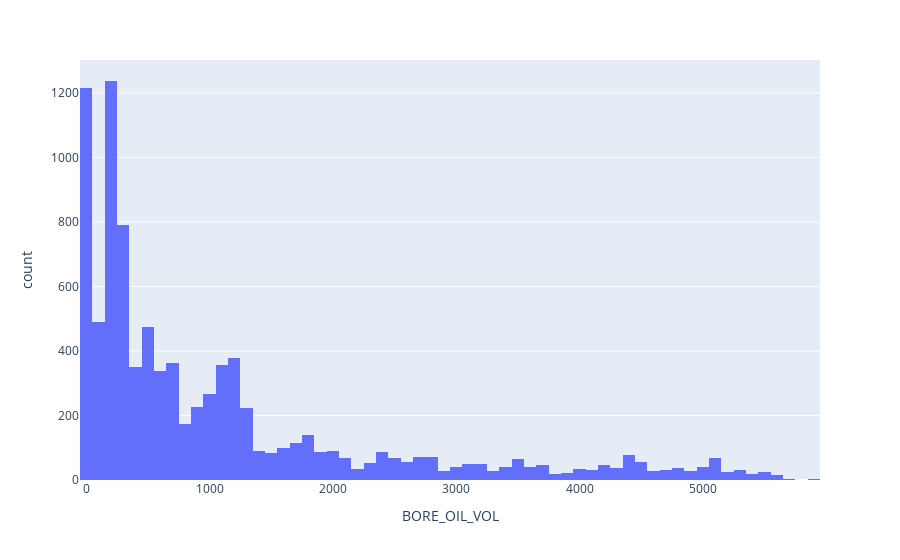
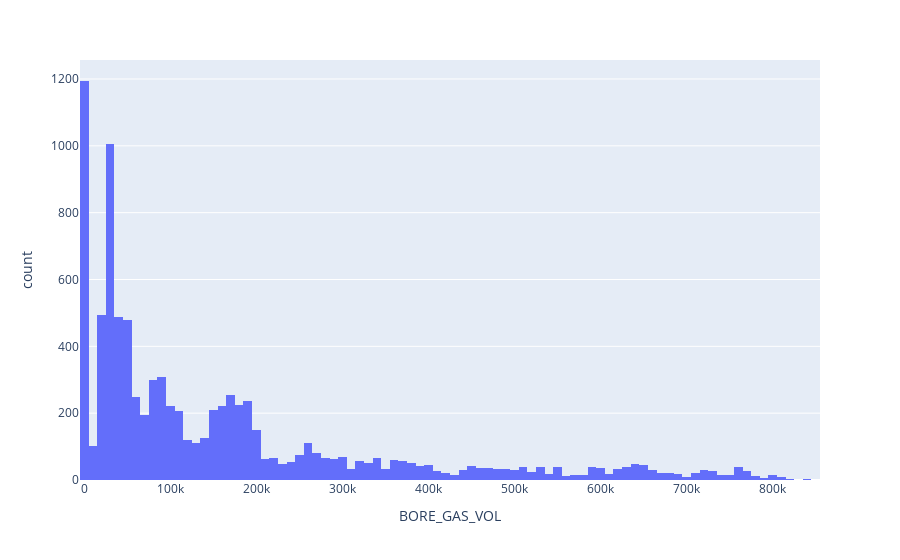
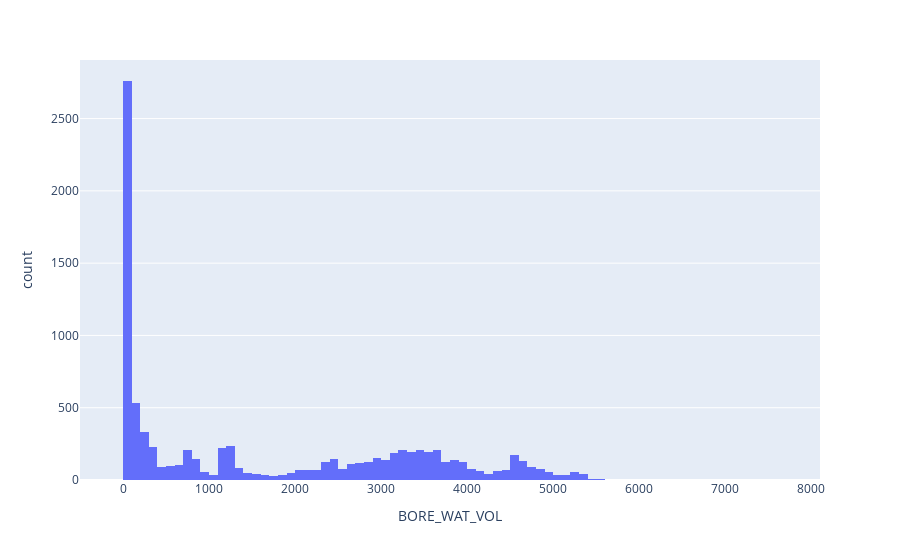

The code cell stored with these charts, in order, in its notebook:
### Code cell
# Histogram of oil volumes
fig = px.histogram(df, x="BORE_OIL_VOL")
fig.show()

# Histogram of gas volumes
fig = px.histogram(df, x="BORE_GAS_VOL")
fig.show()

# Histogram of water volumes
fig = px.histogram(df, x="BORE_WAT_VOL")
fig.show()

### Figure 1 — Plotly figure (JSON) as saved in the notebook; plotly's stock layout.template omitted (floating-point values rounded to 4 significant figures; data arrays with more than 128 entries replaced by an {"elided": "..."} marker saying what was removed)
{"data": [{"alignmentgroup": "True", "bingroup": "x", "hovertemplate": "BORE_OIL_VOL=%{x}<br>count=%{y}<extra></extra>", "legendgroup": "", "marker": {"color": "#636efa", "pattern": {"shape": ""}}, "name": "", "offsetgroup": "", "orientation": "v", "showlegend": false, "type": "histogram", "x": {"elided": "15634 float values"}, "xaxis": "x", "yaxis": "y"}], "layout": {"barmode": "relative", "legend": {"tracegroupgap": 0}, "margin": {"t": 60}, "xaxis": {"anchor": "y", "domain": [0, 1], "title": {"text": "BORE_OIL_VOL"}}, "yaxis": {"anchor": "x", "domain": [0, 1], "title": {"text": "count"}}}}

### Figure 2 — Plotly figure (JSON) as saved in the notebook; plotly's stock layout.template omitted (floating-point values rounded to 4 significant figures; data arrays with more than 128 entries replaced by an {"elided": "..."} marker saying what was removed)
{"data": [{"alignmentgroup": "True", "bingroup": "x", "hovertemplate": "BORE_GAS_VOL=%{x}<br>count=%{y}<extra></extra>", "legendgroup": "", "marker": {"color": "#636efa", "pattern": {"shape": ""}}, "name": "", "offsetgroup": "", "orientation": "v", "showlegend": false, "type": "histogram", "x": {"elided": "15634 float values"}, "xaxis": "x", "yaxis": "y"}], "layout": {"barmode": "relative", "legend": {"tracegroupgap": 0}, "margin": {"t": 60}, "xaxis": {"anchor": "y", "domain": [0, 1], "title": {"text": "BORE_GAS_VOL"}}, "yaxis": {"anchor": "x", "domain": [0, 1], "title": {"text": "count"}}}}

### Figure 3 — Plotly figure (JSON) as saved in the notebook; plotly's stock layout.template omitted (floating-point values rounded to 4 significant figures; data arrays with more than 128 entries replaced by an {"elided": "..."} marker saying what was removed)
{"data": [{"alignmentgroup": "True", "bingroup": "x", "hovertemplate": "BORE_WAT_VOL=%{x}<br>count=%{y}<extra></extra>", "legendgroup": "", "marker": {"color": "#636efa", "pattern": {"shape": ""}}, "name": "", "offsetgroup": "", "orientation": "v", "showlegend": false, "type": "histogram", "x": {"elided": "15634 float values"}, "xaxis": "x", "yaxis": "y"}], "layout": {"barmode": "relative", "legend": {"tracegroupgap": 0}, "margin": {"t": 60}, "xaxis": {"anchor": "y", "domain": [0, 1], "title": {"text": "BORE_WAT_VOL"}}, "yaxis": {"anchor": "x", "domain": [0, 1], "title": {"text": "count"}}}}
